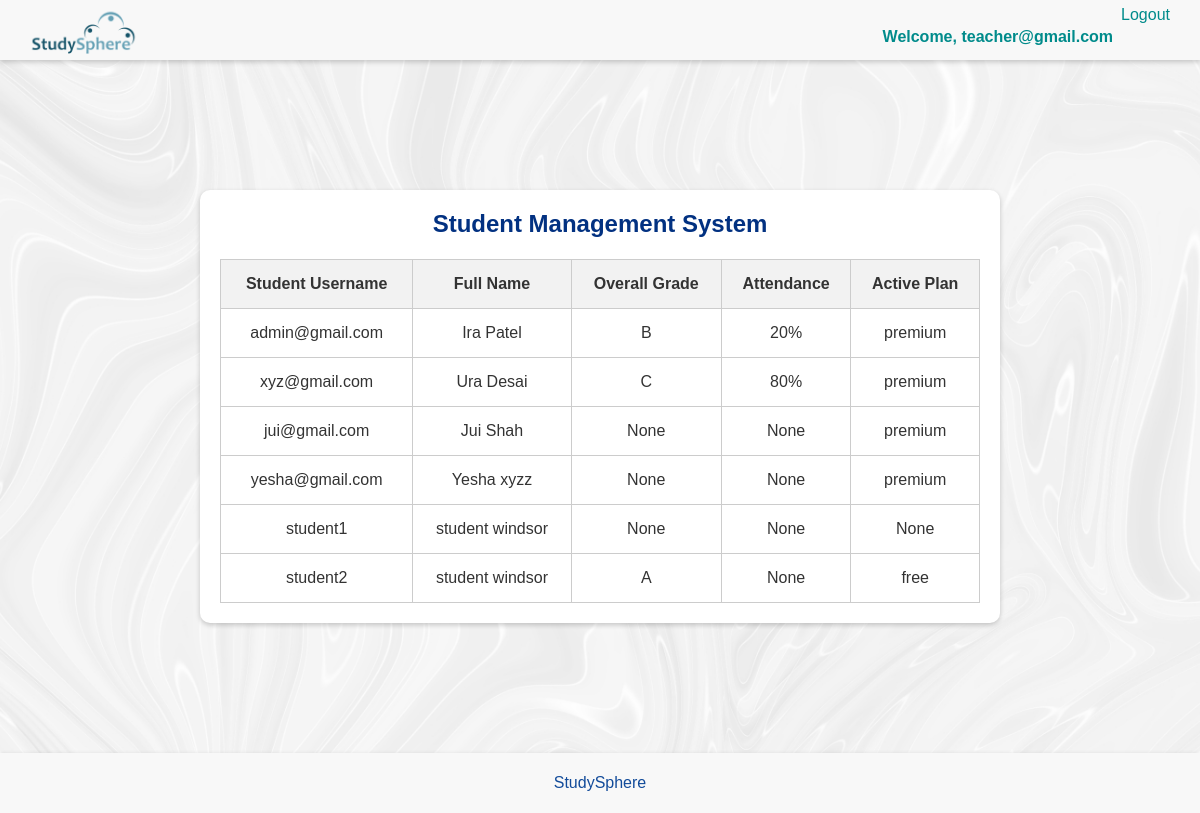
The page /student-management-system/ (signed in) on the database its author committed.
### course/models.py (models this page shows)
class UserProfile(models.Model):
    user = models.OneToOneField(User, on_delete=models.CASCADE)
    first_name = models.CharField(max_length=30, blank=True, null=True)
    last_name = models.CharField(max_length=30, blank=True, null=True)
    user_type = models.CharField(choices=USER_TYPES, max_length=20)
    plan = models.CharField(max_length=10, choices=STUDENT_PLAN_CHOICES, blank=True, null=True)
    grade = models.CharField(max_length=3, choices=GRADE_CHOICES, blank=True, null=True)
    attendance = models.CharField(max_length=100, blank=True, null=True)

### course/views.py (the view)
# urls.py: path('student-management-system/', views.student_management_system, name='student_management_system'),
@login_required
def student_management_system(request):
    students = UserProfile.objects.filter(user_type='student')
    return render(request, 'student_management_system.html', {'students': students})

### course/templates/student_management_system.html (shortened to what this page needs)
{% extends 'root.html' %}
{% block content %}
<div class="management-system-container">
  <h2 style="color: #023181">Student Management System</h2>
  <table>
    <thead>
      <tr>
        <th>Student Username</th>
        <th>Full Name</th>
        <th>Overall Grade</th>
        <th>Attendance</th>
        <th>Active Plan</th>
      </tr>
    </thead>
    <tbody>
      {% for student in students %}
        <tr>
          <td>{{ student.user.username }}</td>
          <td>{{ student.first_name }} {{ student.last_name }}</td>
          <td>{{ student.grade }}</td>
          <td>{{ student.attendance }}</td>
          <td>{{ student.plan }}</td>
        </tr>
      {% endfor %}
    </tbody>
  </table>
</div>
{% endblock %}

### templates/root.html (shortened to what this page needs)
<!DOCTYPE html>
<html lang="en">
    <head>
    <link href="https://cdn.jsdelivr.net/npm/bootstrap@5.2.3/dist/css/bootstrap.min.css" rel="stylesheet">
        {% include 'snippets/header.html' %}
    </head>
    <body>
        <div class="container-fluid" style="margin-top:9vh;">
            {% block content %}
            {% endblock content %}
        </div>
    </body>
        {% include 'snippets/footer.html' %}
</html>

### templates/snippets/header.html (shortened to what this page needs)
{% load static %}
<nav class="navbar navbar-expand-sm fixed-top border-bottom-shadow-sm">
  <div class="container-fluid d-flex">
    <ul class="navbar-nav">
      <li class="nav-item">
        <img src="/media/attachment_32550797-removebg-preview.png" alt="Welcome" class="nav-logo" style="width: 120px; top: 10px;">
      </li>
    </ul>
    <ul class="navbar-nav ml-auto">
      {% if request.user.is_authenticated %}
      <li class="nav-item">
        <p class="user-name">Welcome, {{ request.user.username }}</p>
      </li>
      <li class="nav-item">
        <a class="nav-link" href="{% url 'logout' %}">Logout</a>
      </li>
      {% endif %}
    </ul>
  </div>
</nav>

### templates/snippets/footer.html (shortened to what this page needs)
    <nav class="navbar justify-content-center fixed-bottom">
      <ul class="navbar-nav">
        <li class="nav-item"><a class="nav-link disabled" style="color: #124B9A">StudySphere</a></li>
      </ul>
    </nav>

### templates/snippets/header.html (style rules this page uses)
.navbar { background-color: #f8f8f8; height: 80px; box-shadow: 0 2px 5px rgba(0, 0, 0, 0.2); }
.navbar-nav .nav-link { color: darkcyan; }
.navbar-nav .nav-logo { margin-top: 20px; }
.navbar-nav .user-name { margin-top: 30px; color: darkcyan; font-weight: bold; }

### course/templates/student_management_system.html (style rules this page uses)
body { font-family: Arial, sans-serif; background-color: #f2f2f2; margin: 0; padding: 0; color: #333; background-image: url("/media/abstract-marble-texture-black-white-grey-background-handmade-technique.jpg"); background-size: cover; background-position: center; background-repeat: no-repeat; }
.navbar { background-color: #007BFF; color: #fff; padding: 10px; text-align: center; }
.management-system-container { max-width: 800px; margin: 190px auto; background-color: #fff; border-radius: 10px; box-shadow: 0 2px 5px rgba(0, 0, 0, 0.2); padding: 20px; }
.management-system-container h2 { text-align: center; margin-bottom: 20px; color: #007BFF; }
.management-system-container table { border-collapse: collapse; width: 100%; border: 1px solid #ccc; }
.management-system-container th, .management-system-container td { border: 1px solid #ccc; padding: 12px; text-align: center; }
.management-system-container thead { background-color: #f2f2f2; }
.management-system-container h2 { font-size: 24px; font-weight: bold; color: #007BFF; }
.management-system-container table { border-collapse: collapse; width: 100%; border: 1px solid #ccc; margin-top: 20px; }
.management-system-container th { background-color: #f2f2f2; font-weight: bold; }

### templates/snippets/footer.html (style rules this page uses)
.navbar { background-color: #f8f8f8; height: 60px; }

### rows shown on the page
UserProfile: user.username "admin@gmail.com", first_name "Ira", last_name "Patel", grade "B", attendance "20%", plan "premium"
UserProfile: user.username "xyz@gmail.com", first_name "Ura", last_name "Desai", grade "C", attendance "80%", plan "premium"
UserProfile: user.username "jui@gmail.com", first_name "Jui", last_name "Shah", grade "None", attendance "None", plan "premium"
UserProfile: user.username "yesha@gmail.com", first_name "Yesha", last_name "xyzz", grade "None", attendance "None", plan "premium"
UserProfile: user.username "student1", first_name "student", last_name "windsor", grade "None", attendance "None", plan "None"
UserProfile: user.username "student2", first_name "student", last_name "windsor", grade "A", attendance "None", plan "free"

### other values the page prints
{{ request.user.username }} "teacher@gmail.com"
